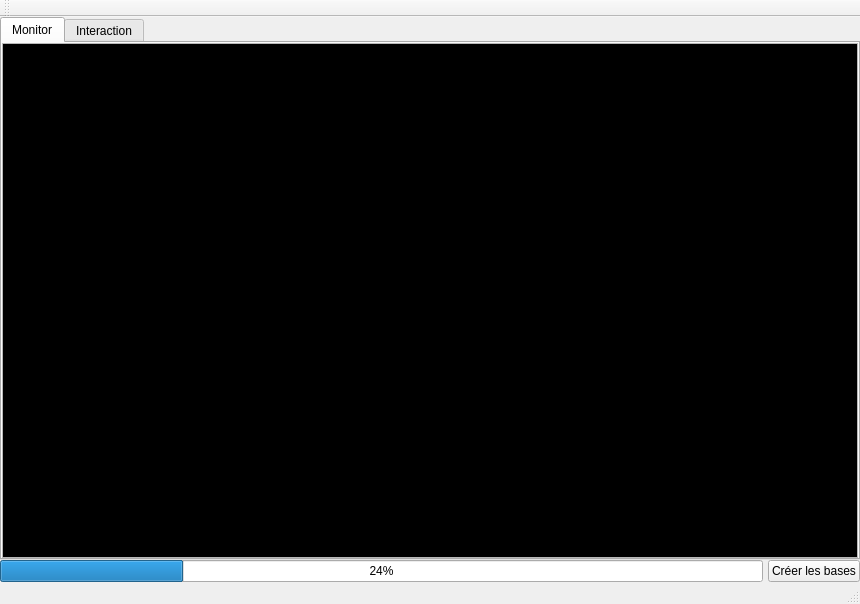
<?xml version="1.0" encoding="UTF-8"?>
<ui version="4.0">
 <class>C_MW_MainWindow</class>
 <widget class="QMainWindow" name="C_MW_MainWindow">
  <property name="geometry">
   <rect>
    <x>0</x>
    <y>0</y>
    <width>860</width>
    <height>604</height>
   </rect>
  </property>
  <property name="windowTitle">
   <string>C_MainWindow</string>
  </property>
  <widget class="QWidget" name="centralWidget">
   <layout class="QGridLayout" name="gridLayout_2">
    <property name="leftMargin">
     <number>0</number>
    </property>
    <property name="topMargin">
     <number>0</number>
    </property>
    <property name="rightMargin">
     <number>0</number>
    </property>
    <property name="bottomMargin">
     <number>0</number>
    </property>
    <property name="horizontalSpacing">
     <number>5</number>
    </property>
    <property name="verticalSpacing">
     <number>0</number>
    </property>
    <item row="0" column="0" colspan="2">
     <widget class="QTabWidget" name="tabWidget_main">
      <property name="tabShape">
       <enum>QTabWidget::Rounded</enum>
      </property>
      <property name="currentIndex">
       <number>0</number>
      </property>
      <widget class="QWidget" name="tab_monitor">
       <attribute name="title">
        <string>Monitor</string>
       </attribute>
       <layout class="QGridLayout" name="gridLayout">
        <property name="leftMargin">
         <number>0</number>
        </property>
        <property name="topMargin">
         <number>0</number>
        </property>
        <property name="rightMargin">
         <number>0</number>
        </property>
        <property name="bottomMargin">
         <number>0</number>
        </property>
        <property name="spacing">
         <number>0</number>
        </property>
        <item row="0" column="0">
         <widget class="QTextEdit" name="textEdit_Monitor">
          <property name="sizePolicy">
           <sizepolicy hsizetype="MinimumExpanding" vsizetype="Minimum">
            <horstretch>0</horstretch>
            <verstretch>0</verstretch>
           </sizepolicy>
          </property>
          <property name="maximumSize">
           <size>
            <width>16777215</width>
            <height>16777215</height>
           </size>
          </property>
          <property name="palette">
           <palette>
            <active>
             <colorrole role="WindowText">
              <brush brushstyle="SolidPattern">
               <color alpha="255">
                <red>0</red>
                <green>0</green>
                <blue>0</blue>
               </color>
              </brush>
             </colorrole>
             <colorrole role="Text">
              <brush brushstyle="SolidPattern">
               <color alpha="255">
                <red>0</red>
                <green>170</green>
                <blue>0</blue>
               </color>
              </brush>
             </colorrole>
             <colorrole role="Base">
              <brush brushstyle="SolidPattern">
               <color alpha="255">
                <red>0</red>
                <green>0</green>
                <blue>0</blue>
               </color>
              </brush>
             </colorrole>
            </active>
            <inactive>
             <colorrole role="WindowText">
              <brush brushstyle="SolidPattern">
               <color alpha="255">
                <red>0</red>
                <green>0</green>
                <blue>0</blue>
               </color>
              </brush>
             </colorrole>
             <colorrole role="Text">
              <brush brushstyle="SolidPattern">
               <color alpha="255">
                <red>0</red>
                <green>170</green>
                <blue>0</blue>
               </color>
              </brush>
             </colorrole>
             <colorrole role="Base">
              <brush brushstyle="SolidPattern">
               <color alpha="255">
                <red>0</red>
                <green>0</green>
                <blue>0</blue>
               </color>
              </brush>
             </colorrole>
            </inactive>
            <disabled>
             <colorrole role="WindowText">
              <brush brushstyle="SolidPattern">
               <color alpha="255">
                <red>116</red>
                <green>116</green>
                <blue>116</blue>
               </color>
              </brush>
             </colorrole>
             <colorrole role="Text">
              <brush brushstyle="SolidPattern">
               <color alpha="255">
                <red>116</red>
                <green>116</green>
                <blue>116</blue>
               </color>
              </brush>
             </colorrole>
             <colorrole role="Base">
              <brush brushstyle="SolidPattern">
               <color alpha="255">
                <red>255</red>
                <green>255</green>
                <blue>255</blue>
               </color>
              </brush>
             </colorrole>
            </disabled>
           </palette>
          </property>
          <property name="font">
           <font>
            <family>Courier</family>
            <pointsize>10</pointsize>
           </font>
          </property>
          <property name="toolTip">
           <string>Si choché, ce le contenu de cette fenêtre est enregistré daté à la fin d'une session.</string>
          </property>
          <property name="lineWrapMode">
           <enum>QTextEdit::NoWrap</enum>
          </property>
         </widget>
        </item>
       </layout>
      </widget>
      <widget class="QWidget" name="tab_Interactions">
       <attribute name="title">
        <string>Interaction</string>
       </attribute>
       <layout class="QGridLayout" name="gridLayout_3">
        <property name="leftMargin">
         <number>0</number>
        </property>
        <property name="topMargin">
         <number>0</number>
        </property>
        <property name="rightMargin">
         <number>0</number>
        </property>
        <property name="bottomMargin">
         <number>0</number>
        </property>
        <property name="spacing">
         <number>0</number>
        </property>
        <item row="0" column="0" colspan="2">
         <widget class="QLabel" name="label_synthese">
          <property name="text">
           <string/>
          </property>
         </widget>
        </item>
        <item row="1" column="1">
         <widget class="QTreeWidget" name="treeWidget_Compo">
          <column>
           <property name="text">
            <string notr="true">1</string>
           </property>
          </column>
          <column>
           <property name="text">
            <string>2</string>
           </property>
          </column>
          <column>
           <property name="text">
            <string>3</string>
           </property>
          </column>
          <column>
           <property name="text">
            <string>4</string>
           </property>
          </column>
          <column>
           <property name="text">
            <string>5</string>
           </property>
          </column>
          <column>
           <property name="text">
            <string>6</string>
           </property>
          </column>
         </widget>
        </item>
       </layout>
      </widget>
     </widget>
    </item>
    <item row="1" column="0">
     <widget class="QProgressBar" name="progressBar_Integration">
      <property name="value">
       <number>24</number>
      </property>
     </widget>
    </item>
    <item row="1" column="1">
     <widget class="QPushButton" name="pushButton_create">
      <property name="text">
       <string>Créer les bases</string>
      </property>
     </widget>
    </item>
   </layout>
  </widget>
  <widget class="QMenuBar" name="menuBar">
   <property name="geometry">
    <rect>
     <x>0</x>
     <y>0</y>
     <width>860</width>
     <height>22</height>
    </rect>
   </property>
  </widget>
  <widget class="QToolBar" name="mainToolBar">
   <attribute name="toolBarArea">
    <enum>TopToolBarArea</enum>
   </attribute>
   <attribute name="toolBarBreak">
    <bool>false</bool>
   </attribute>
  </widget>
  <widget class="QStatusBar" name="statusBar"/>
 </widget>
 <layoutdefault spacing="6" margin="11"/>
 <resources/>
 <connections/>
</ui>
